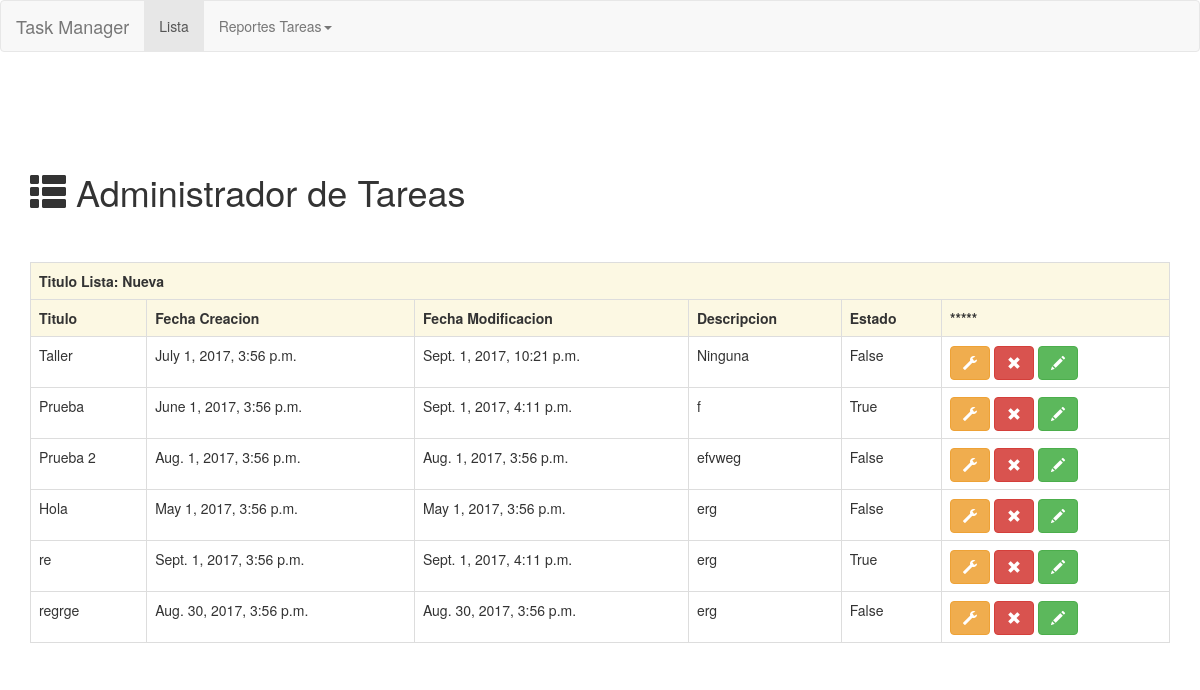
Before: /tareas/25/ with the older database file.
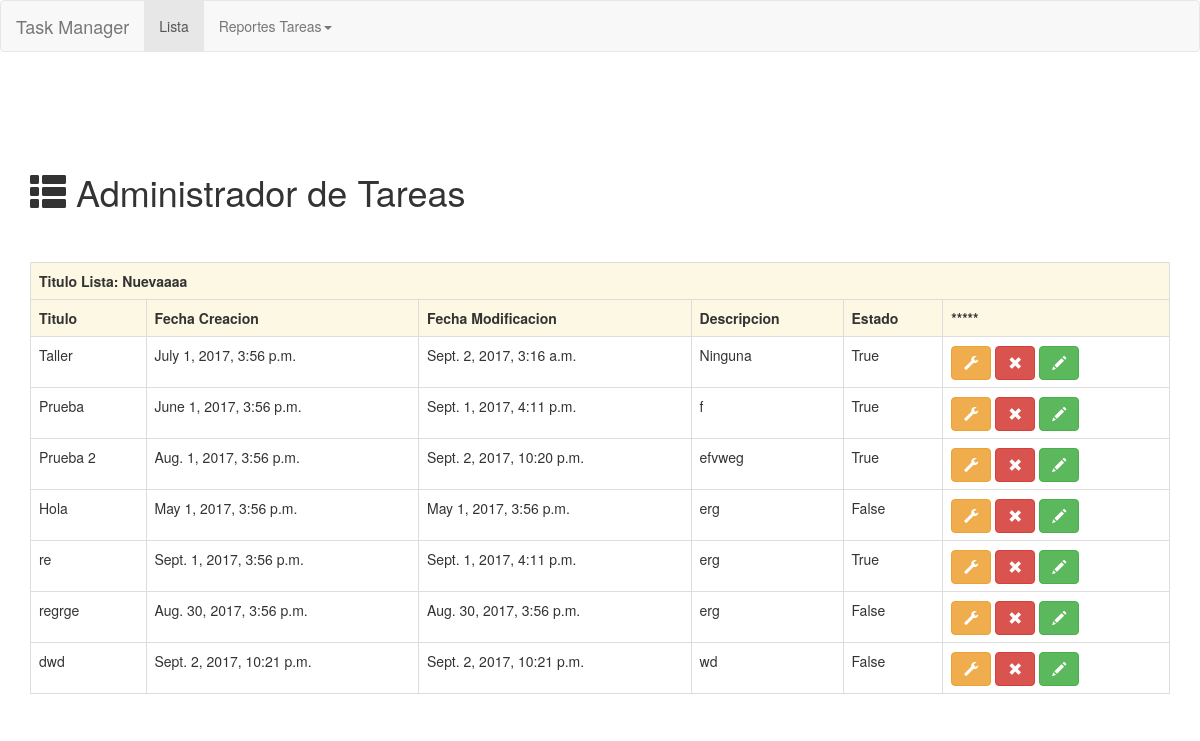
After: the same page with the newer database file.
### tareas/models.py (models this page shows, shortened)
@python_2_unicode_compatible  # only if you need to support Python 2
class Lista(models.Model):
    titulo_lista = models.CharField(max_length=200, unique=True)
    fecha_lista = models.DateTimeField(auto_now_add=True)

@python_2_unicode_compatible  # only if you need to support Python 2
class Tareas(models.Model):
    id_lista = models.ForeignKey(Lista, on_delete=models.CASCADE)
    titulo_tarea = models.CharField(max_length=200, unique=True)
    estado_tarea = models.BooleanField(default=False)
    descripcion_tarea = models.TextField(help_text='Describe la Tarea', blank=True)
    fecha_creacion_tarea = models.DateTimeField(auto_now_add=True)
    fecha_modificacion_tarea = models.DateTimeField(auto_now=True)

### tareas/views.py (the view)
# urls.py: url(r'^(?P<l_id>[0-9]+)/$', views.listaTareas, name='listado_tareas'),
def listaTareas(request, l_id):
    try:
        lista = Lista.objects.get(pk=l_id)
    except lista.DoesNotExist:
        raise Http404("La Lista No existe")
    return render(request, 'tareas/listado_tareas.html', {'lista': lista})

### tareas/templates/tareas/listado_tareas.html (shortened to what this page needs)
{% extends 'base.html' %}
{% block container %}
<h1><span class="glyphicon glyphicon-th-list"> </span> Administrador de Tareas</h1>
<br><br>
<table class="table table-hover table-bordered">
<tr><th class="warning" colspan="6">Titulo Lista: {{ lista.titulo_lista }}</th></tr>
  <tr class="warning"><th>Titulo</th><th>Fecha Creacion</th><th>Fecha Modificacion</th><th>Descripcion</th><th>Estado</th><th>*****</th></tr>
{% for l in lista.tareas_set.all %}
  <tr><td>{{l.titulo_tarea }}</td><td>{{l.fecha_creacion_tarea }}</td><td>{{l.fecha_modificacion_tarea }}</td><td>{{l.descripcion_tarea }}</td><td>{{l.estado_tarea }}</td><td><a class="btn btn-warning glyphicon glyphicon-wrench" href="/tareas/{{ l.id }}/modificar_tarea"></a>
  <a class="btn btn-danger glyphicon glyphicon-remove" href="/tareas/{{ l.id }}/eliminar_tarea"></a> <a class="btn btn-success glyphicon glyphicon-pencil" href="/tareas/{{ l.id }}/pendiente_tarea"></a> </td></tr>
{% endfor %}
</table>
{% endblock container %}

Changed rows visible on the page:
changed Lista: titulo_lista "Nueva" → "Nuevaaaa"
changed Tareas "Taller": fecha_modificacion_tarea "Sept. 1, 2017, 10:21 p.m." → "Sept. 2, 2017, 3:16 a.m."; estado_tarea "False" → "True"
changed Tareas "Prueba 2": fecha_modificacion_tarea "Aug. 1, 2017, 3:56 p.m." → "Sept. 2, 2017, 10:20 p.m."; estado_tarea "False" → "True"
added Tareas: titulo_tarea "dwd", fecha_creacion_tarea "Sept. 2, 2017, 10:21 p.m.", fecha_modificacion_tarea "Sept. 2, 2017, 10:21 p.m.", descripcion_tarea "wd", estado_tarea "False"
